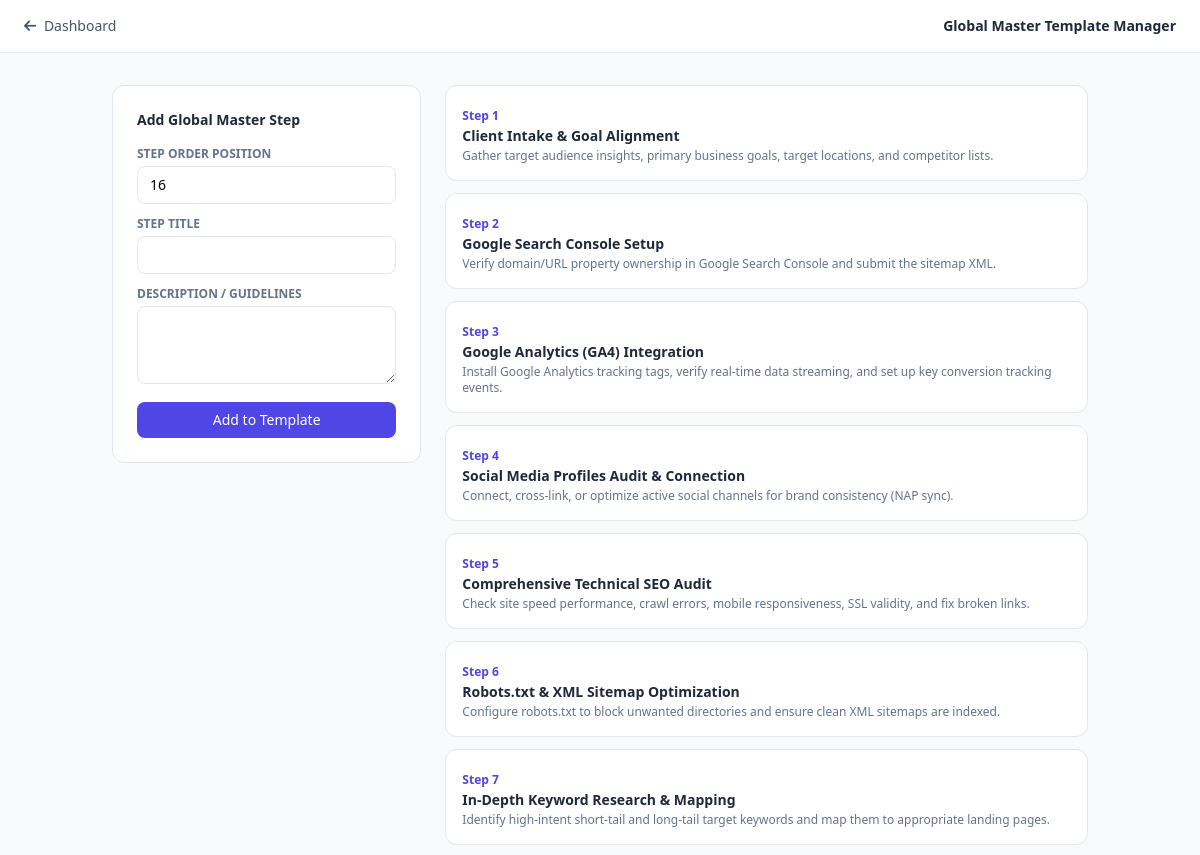
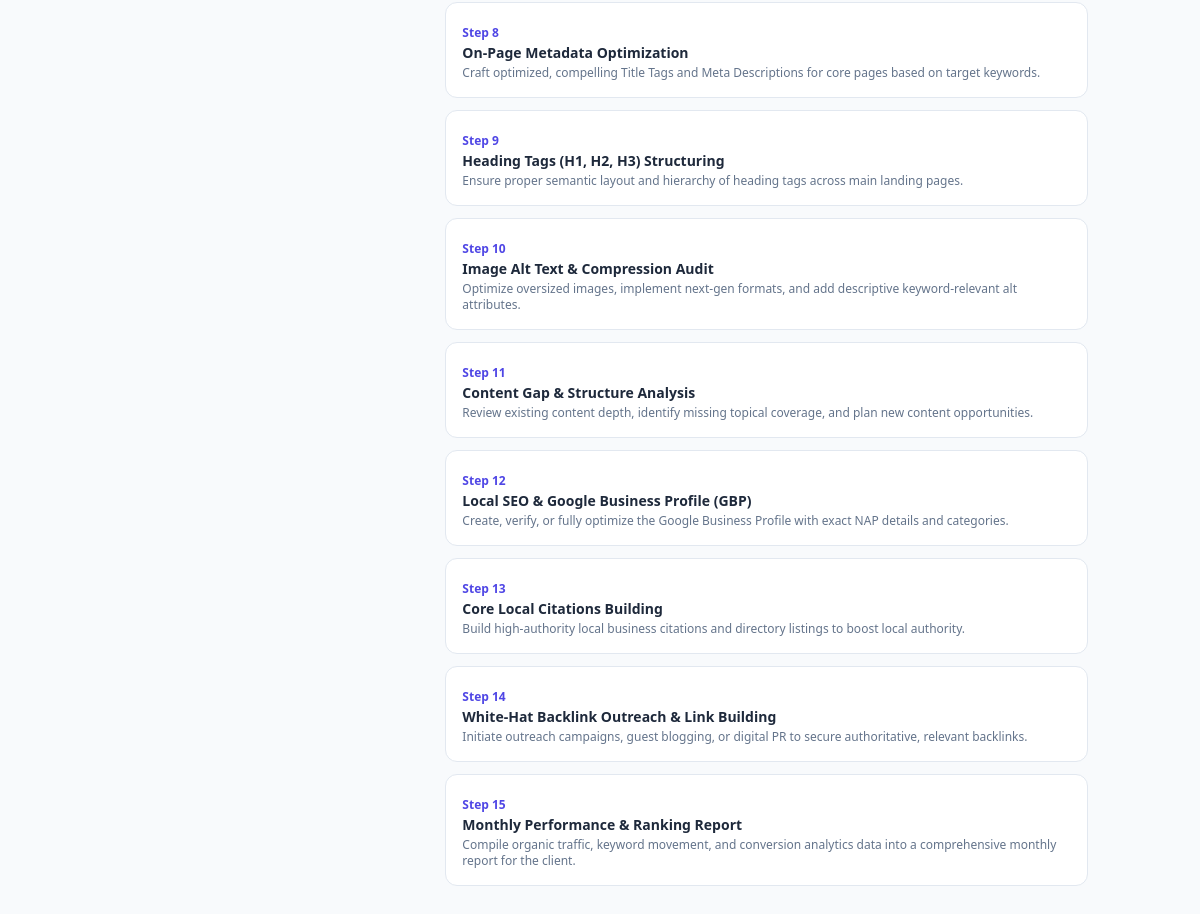
/steps-manage.php, run on the app's committed database (2 pictures, top to bottom).
### tables this page shows
CREATE TABLE IF NOT EXISTS `seo_steps` (
  `id` INT AUTO_INCREMENT PRIMARY KEY,
  `step_order` INT NOT NULL,
  `step_title` VARCHAR(255) NOT NULL,
  `description` TEXT NOT NULL
);

### steps-manage.php (the view, shortened to what this page needs)
<?php
require_once 'config.php';
$steps = $pdo->query("SELECT * FROM seo_steps ORDER BY step_order ASC")->fetchAll();
?>
<!DOCTYPE html>
<html lang="en">
<head>
    <script src="https://cdn.tailwindcss.com"></script>
    <link rel="stylesheet" href="https://cdnjs.cloudflare.com/ajax/libs/font-awesome/6.4.0/css/all.min.css">
</head>
<body class="bg-slate-50 min-h-screen">
    <nav class="bg-white border-b border-slate-200 px-6 py-4 flex justify-between items-center shadow-xs">
        <a href="index.php" class="text-sm text-slate-600 hover:text-indigo-600"><i class="fa-solid fa-arrow-left mr-1"></i> Dashboard</a>
        <span class="text-sm font-semibold text-slate-800">Global Master Template Manager</span>
    </nav>
    <main class="max-w-5xl mx-auto px-6 py-8 grid grid-cols-1 md:grid-cols-3 gap-6">
        <div class="bg-white p-6 rounded-xl border border-slate-200 h-fit shadow-xs">
            <h3 class="font-semibold text-sm text-slate-800 mb-4">Add Global Master Step</h3>
            <form method="POST" class="space-y-3">
                <div>
                    <label class="block text-xs font-semibold text-slate-500 uppercase mb-1">Step Order Position</label>
                    <input type="number" name="step_order" value="<?= count($steps)+1 ?>" required class="w-full px-3 py-2 border rounded-lg text-sm">
                </div>
                <div>
                    <label class="block text-xs font-semibold text-slate-500 uppercase mb-1">Step Title</label>
                    <input type="text" name="step_title" required class="w-full px-3 py-2 border rounded-lg text-sm">
                </div>
                <div>
                    <label class="block text-xs font-semibold text-slate-500 uppercase mb-1">Description / Guidelines</label>
                    <textarea name="description" rows="3" required class="w-full px-3 py-2 border rounded-lg text-sm"></textarea>
                </div>
                <button type="submit" class="w-full bg-indigo-600 text-white py-2 rounded-lg text-sm font-medium hover:bg-indigo-700">Add to Template</button>
            </form>
        </div>
        <div class="md:col-span-2 space-y-3">
            <?php foreach($steps as $s): ?>
            <div class="bg-white p-4 rounded-xl border border-slate-200 flex justify-between items-center shadow-xs">
                <div>
                    <span class="text-xs font-bold text-indigo-600">Step <?= $s['step_order'] ?></span>
                    <h4 class="font-semibold text-slate-800 text-sm"><?= htmlspecialchars($s['step_title']) ?></h4>
                    <p class="text-xs text-slate-500 mt-0.5"><?= htmlspecialchars($s['description']) ?></p>
                </div>
            </div>
            <?php endforeach; ?>
        </div>
    </main>
</body>
</html>

### data on the page
seo_steps: step_order "1", step_title "Client Intake & Goal Alignment", description "Gather target audience insights, primary business goals, target locations, and competitor lists."
seo_steps: step_order "2", step_title "Google Search Console Setup", description "Verify domain/URL property ownership in Google Search Console and submit the sitemap XML."
seo_steps: step_order "3", step_title "Google Analytics (GA4) Integration", description "Install Google Analytics tracking tags, verify real-time data streaming, and set up key conversion tracking events."
seo_steps: step_order "4", step_title "Social Media Profiles Audit & Connection", description "Connect, cross-link, or optimize active social channels for brand consistency (NAP sync)."
seo_steps: step_order "5", step_title "Comprehensive Technical SEO Audit", description "Check site speed performance, crawl errors, mobile responsiveness, SSL validity, and fix broken links."
seo_steps: step_order "6", step_title "Robots.txt & XML Sitemap Optimization", description "Configure robots.txt to block unwanted directories and ensure clean XML sitemaps are indexed."
seo_steps: step_order "7", step_title "In-Depth Keyword Research & Mapping", description "Identify high-intent short-tail and long-tail target keywords and map them to appropriate landing pages."
seo_steps: step_order "8", step_title "On-Page Metadata Optimization", description "Craft optimized, compelling Title Tags and Meta Descriptions for core pages based on target keywords."
seo_steps: step_order "9", step_title "Heading Tags (H1, H2, H3) Structuring", description "Ensure proper semantic layout and hierarchy of heading tags across main landing pages."
seo_steps: step_order "10", step_title "Image Alt Text & Compression Audit", description "Optimize oversized images, implement next-gen formats, and add descriptive keyword-relevant alt attributes."
seo_steps: step_order "11", step_title "Content Gap & Structure Analysis", description "Review existing content depth, identify missing topical coverage, and plan new content opportunities."
seo_steps: step_order "12", step_title "Local SEO & Google Business Profile (GBP)", description "Create, verify, or fully optimize the Google Business Profile with exact NAP details and categories."
seo_steps: step_order "13", step_title "Core Local Citations Building", description "Build high-authority local business citations and directory listings to boost local authority."
seo_steps: step_order "14", step_title "White-Hat Backlink Outreach & Link Building", description "Initiate outreach campaigns, guest blogging, or digital PR to secure authoritative, relevant backlinks."
seo_steps: step_order "15", step_title "Monthly Performance & Ranking Report", description "Compile organic traffic, keyword movement, and conversion analytics data into a comprehensive monthly report for the client."
